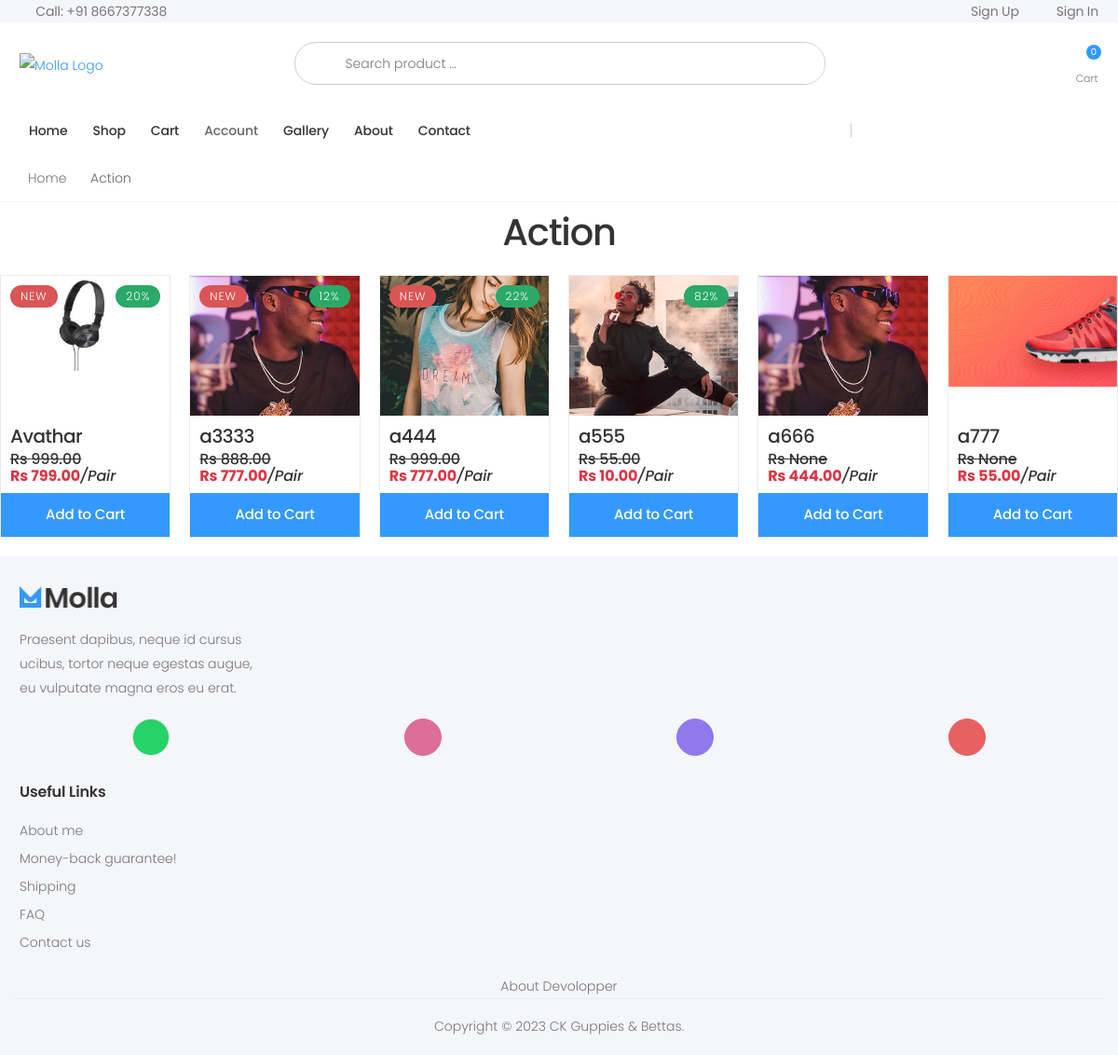
Screenshot of /action/slug with the database file from the repository.
### store/models.py (models this page shows, shortened)
class Category(models.Model):
    name = models.CharField(max_length=250, unique=True)
    slug = models.SlugField(max_length=250, unique=True)
    image = models.ImageField(upload_to='category', blank=True)
    class Meta:
        ordering = ('name',)
        verbose_name = 'category'
        verbose_name_plural = 'categorys'
    def get_url(self):
        return reverse('store_app:product_by_category', args=[self.slug])
    def __str__(self):
        return '{}'.format(self.name)

class Product(models.Model):
    name = models.CharField(max_length=250, unique=True)
    slug = models.SlugField(max_length=250, unique=True)
    description = models.TextField(blank=True)
    old_price = models.DecimalField(max_digits=7, blank=True, null=True, decimal_places=2)
    new_price = models.DecimalField(max_digits=7, blank=False, decimal_places=2)
    category = models.ForeignKey(Category, on_delete=models.CASCADE)
    image_1 = models.ImageField(upload_to='product')
    image_2 = models.ImageField(upload_to='product', blank=True)
    image_3 = models.ImageField(upload_to='product', blank=True)
    video_url = models.URLField(max_length=200, blank=True)
    stock = models.IntegerField()
    available = models.BooleanField(default=True)
    new = models.BooleanField(default=True)
    created = models.DateTimeField(auto_now_add=True)
    update = models.DateField(auto_now=True)
    def get_url(self):
        return reverse('store_app:proDetail', args=[self.category.slug, self.slug])
    def get_discounted_price(self):
        if self.old_price and self.new_price:
            diff = self.old_price - self.new_price
            discount_percentage = ((diff) / self.old_price) * 100
            percentage = int(round(discount_percentage))
            return dict(percentage=percentage, diff=diff)
        return None
    class Meta:
        ordering = ('name',)
        verbose_name = 'product'
        verbose_name_plural = 'products'
    @property
    def imageURL(self):
        try:
            url = self.image_1.url
        except:
            url = ''
        return url

### store/views.py (the view)
# urls.py: path('', views.allProdCat, name="allProdCat"),
def allProdCat(request, c_slug=None):
    c_page = None
    offer = None
    products_list = None
    if c_slug != None:
        c_page = get_object_or_404(Category, slug=c_slug)
        products_list = Product.objects.all().filter(category=c_page, available=True, stock__gt=0)
    else:
        products_list = Product.objects.all().filter(available=True, stock__gt=0)
    offer_list = Product.objects.filter(old_price__gt=0)
    paginator1 = Paginator(products_list, 6)
    paginator2 = Paginator(offer_list, 6)
    try:
        page = int(request.GET.get('page', '1'))
    except:
        page = 1
    try:
        products = paginator1.page(page)
        offer = paginator2.page(page)
    except (InvalidPage, EmptyPage):
        products = paginator1.page(paginator1.num_pages)
        offer = paginator2.page(paginator2.num_pages)
    message_list = []
    for message in messages.get_messages(request):
        message_list.append({
            'message': message.message,
            'tags': message.tags
        })
    return render(request, 'store/category.html', {'category': c_page, 'products': products, 'offer': offer, 'messages': message_list})

### store/templates/store/category.html (shortened to what this page needs)
{% extends 'store/Base.html' %}
{% load static %}
{% block content %}
    <div>
        {% if category %}
            <nav aria-label="breadcrumb" class="breadcrumb-nav">
                <div class="container-fluid">
                    <ol class="breadcrumb">
                        <li class="breadcrumb-item"><a href="{% url 'store_app:allProdCat' %}">Home</a></li>
                        <li class="breadcrumb-item">{{category}}</li>
                    </ol>
                </div>
            </nav>
            <div class="text-center p-3">
                <h2>{{category.name}}</h2>
            </div>
        {% endif %}
    </div>
    {% if category %}
    <div>
        <div class="products">
            <div class="row justify-content-center">
                {% for product in products.object_list %}
                <div class="col-6 col-md-4 col-lg-2">
                    <div class="product product-2">
                        <a href="{{product.get_url}}">
                            <div id="carouselExampleIndicators1{{product.slug}}" class="carousel slide">
                                <div class="carousel-inner" style="height: 150px;">
                                    <div class="carousel-item active">
                                        <img src="{{ product.imageURL }}" class="d-block w-100"
                                            alt="{{ product.name }}">
                                    </div>
                                </div>
                                {% if product.new == True %}
                                <span class="product-sale-label">NEW</span>
                                {% endif %}
                                {% if product.get_discounted_price %}
                                <span class="product-discount-label">{{ product.get_discounted_price.percentage }}%</span>
                                {% endif %}
                            </div>
                            <div class="carousel-product-info">
                                <div class="m-3">
                                    <h5 class="card-title cart-heading">{{ product.name }}</h3>
                                        <h6 class="pricing">
                                            <s>Rs {{product.old_price}}</s></span><br>
                                            <strong class="ms-2 text-danger">Rs {{ product.new_price }}</strong><i>/Pair</i>
                                        </h6>
                                </div>
                            </div>
                        </a>
                            <button data-quntity="{{product.stock}}" data-product="{{product.id}}" data-action="add" class="btn btn-primary add-btn btn-lg btn-block add-to-cart update-cart">Add to Cart</button>
                    </div>
                </div>
                {% endfor %}
            </div>
        </div>
    </div>
    {% endif %}
{% endblock %}

### store/templates/store/Base.html (shortened to what this page needs)
{% load static %}
<!DOCTYPE html>
<html lang="en">
<head>
    <link rel="stylesheet" href="{% static 'assets/vendor/line-awesome/line-awesome/line-awesome/css/line-awesome.min.css' %}">
    <link rel="stylesheet" href="{% static 'assets/css/bootstrap.min.css' %}">
    <link rel="stylesheet" href="{% static 'assets/css/plugins/owl-carousel/owl.carousel.css' %}">
    <link rel="stylesheet" href="{% static 'assets/css/plugins/magnific-popup/magnific-popup.css' %}">
    <link rel="stylesheet" href="{% static 'assets/css/plugins/jquery.countdown.css' %}">
    <link rel="stylesheet" href="{% static 'assets/css/style.css' %}">
    <link rel="stylesheet" href="{% static 'assets/css/skins/skin-demo-4.css' %}">
    <link rel="stylesheet" href="{% static 'assets/css/demos/demo-4.css' %}">
    <link rel="stylesheet" href="{% static 'assets/css/style2.css' %}">
</head>
<body>
    <div class="page-wrapper">
        <header class="header header-intro-clearance header-4">
            <div class="header-top">
                <div class="container">
                    <div class="header-left">
                        <a href="tel:#"><i class="icon-phone"></i>Call: +91 8667377338</a>
                    </div>
                    <div class="header-right">
                        <ul class="top-menu">
                            <li>
                                <ul>
									{% if user.is_authenticated %}
									<li><a href="{% url 'store_app:account_info' %}">{{user.username}}</a></li>
									<li><a href="{% url 'auth_app:logout' %}" id="signin-button">Logout</a></li>
									{% else %}
                                    <li><a href="{% url 'auth_app:register' %}" id="signup-button">Sign up</a></li>
                                    <li><a href="{% url 'auth_app:login' %}" id="signin-button">Sign in</a></li>
									{% endif %}
                                </ul>
                            </li>
                        </ul>
                    </div>
                </div>
            </div>
            <div class="header-middle">
                <div class="container">
                    <div class="header-left">
                        <a href="{% url 'store_app:allProdCat' %}" class="logo">
                            <img src="{% static 'assets/images/demos/demo-4/logo 19a.png' %}" alt="Molla Logo" width="180" height="25">
                        </a>
                    </div>
                    <div class="header-center">
                        <div class="header-search header-search-extended header-search-visible d-none d-lg-block">
							<form action="{% url 'search_app:SearchResult' %}" method="get">
                                <div class="header-search-wrapper search-wrapper-wide">
                                    <button class="btn btn-primary" type="submit"><i class="icon-search"></i></button>
                                    <input type="search" class="form-control" name="q" id="q" placeholder="Search product ..." required>
                                </div>
                            </form>
                        </div>
                    </div>
                    <div class="header-right">
                        <div class="dropdown cart-dropdown">
                            <a href="{% url 'store_app:cart' %}" class="dropdown-toggle">
                                <div class="icon">
                                    <i class="icon-shopping-cart"></i>
                                    <span class="cart-count">{{cartItems}}</span>
                                </div>
                                <p>Cart</p>
                            </a>
                        </div>
                    </div>
                </div>
            </div>
            <div class="header-bottom sticky-header">
                <div class="container">
                    <div class="header-center">
                        <nav class="main-nav">
                            <ul class="menu sf-arrows">
                                <li class="megamenu-container {% if request.path == '/' %}active{% endif %}">
                                    <a href="{% url 'store_app:allProdCat' %}">Home</a>
                                </li>
                                <li class="megamenu-container {% if request.path == '/shop/' %}active{% endif %}">
                                    <a href="{% url 'store_app:allProductListing' %}">Shop</a>
                                </li>
                                <li class="{% if request.path == '/cart/' %}active{% endif %}">
                                    <a href="{% url 'store_app:cart' %}">Cart</a>
                                </li>
                                <li class="#">
                                    <a>Account</a>
                                </li>
                                <li class="{% if request.path == '/gallery/' %}active{% endif %}">
                                    <a href="{% url 'store_app:gallery' %}">Gallery</a>
                                </li>
                                <li class="{% if request.path == '/about/' %}active{% endif %}">
                                    <a href="{% url 'store_app:about' %}">About</a>
                                </li>
                                <li class="{% if request.path == '/contact/' %}active{% endif %}">
                                    <a href="{% url 'store_app:contact' %}">Contact</a>
                                </li>
                            </ul>
                        </nav>
                    </div>
                </div>
            </div>
        </header>
        {% block content %}{% endblock %}
        <footer class="footer">
            <div class="footer-middle">
                <div class="container">
                    <div class="row">
                        <div class="col-sm-6 col-lg-3">
                            <div class="widget widget-about">
                                <img src="{% static 'assets/images/demos/demo-4/logo-footer.png' %}" class="footer-logo"
                                    alt="Footer Logo" width="105" height="25">
                                <p>Praesent dapibus, neque id cursus ucibus, tortor neque egestas augue, eu vulputate
                                    magna eros eu erat. </p>
                            </div>
                        </div>
                        <div class="col-md-12">
                            <div class="social-icons social-icons-colored justify-content-around mb-3">
                                <a href="#" class="social-icon social-whatsapp" title="WhatsApp" target="_blank" style="background-color: #25d366;"><i class="icon-whatsapp"></i></a>
                                <a href="#" class="social-icon social-instagram" title="Instagram" target="_blank"><i class="icon-instagram"></i></a>
                                <a href="#" class="social-icon social-facebook" title="Facebook" target="_blank"><i class="icon-facebook-f"></i></a>
                                <a href="#" class="social-icon social-youtube" title="Youtube" target="_blank"><i class="icon-youtube"></i></a>
                            </div>
                        </div>
                        <div class="col-sm-6 col-lg-3">
                            <div class="widget">
                                <h4 class="widget-title">Useful Links</h4>
                                <ul class="widget-list">
                                    <li><a href="#">About me</a></li>
                                    <li><a href="#">Money-back guarantee!</a></li>
                                    <li><a href="{% url 'store_app:allProductListing' %}">Shipping</a></li>
                                    <li><a href="{% url 'store_app:faq' %}">FAQ</a></li>
                                    <li><a href="{% url 'store_app:about' %}">Contact us</a></li>
                                </ul>
                            </div>
                        </div>
                    </div>
                </div>
            </div>
            <div>
                <a href="{% url 'store_app:devolopper' %}">
                    <p class="footer-copyright text-center">About Devolopper</p>
                </a>
            </div>
            <div class="footer-bottom">
                <div class="container">
                    <p class="footer-copyright text-center">Copyright © 2023 CK Guppies & Bettas.</p>
                </div>
            </div>
        </footer>
    </div>
</body>
</html>

### rows the page displays
Category: name "Action"
Product: imageURL (picture), new "NEW", get_discounted_price.percentage "20", name "Avathar", old_price "999.00", new_price "799.00"
Product: imageURL (picture), new "NEW", get_discounted_price.percentage "12", name "a3333", old_price "888.00", new_price "777.00"
Product: imageURL (picture), new "NEW", get_discounted_price.percentage "22", name "a444", old_price "999.00", new_price "777.00"
Product: imageURL (picture), get_discounted_price.percentage "82", name "a555", old_price "55.00", new_price "10.00"
Product: imageURL (picture), name "a666", old_price "None", new_price "444.00"
Product: imageURL (picture), name "a777", old_price "None", new_price "55.00"

### other values shown
{{ cartItems }} "0"
